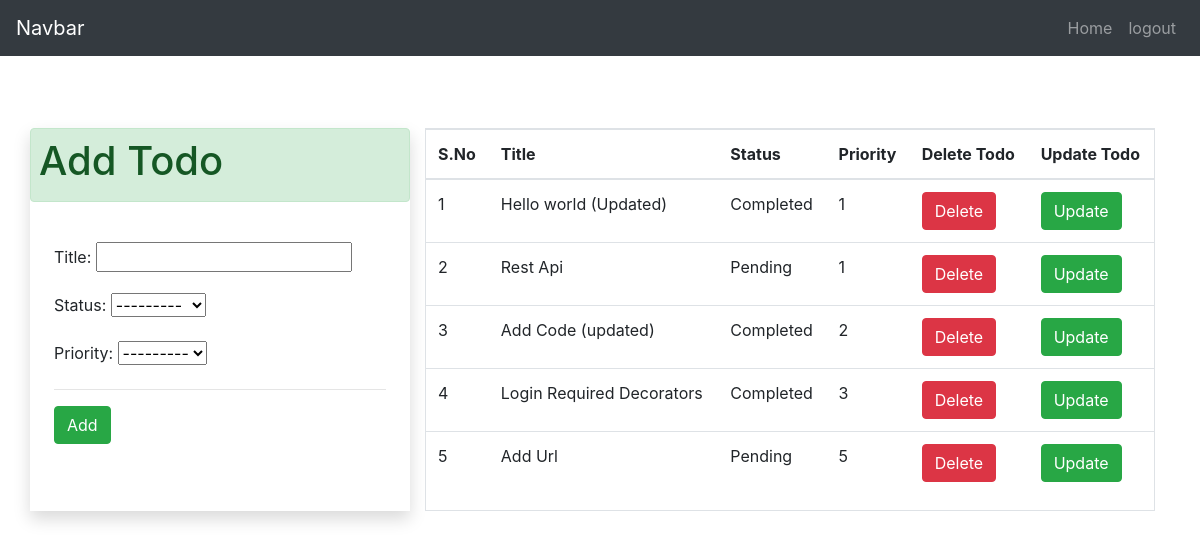
The app's page / (signed in) with its own data.
### app/models.py (models this page shows, shortened)
class TODO (models.Model):
    status_choices=[
        ("Completed","Complete"),
        ("Pending","Pending"),
    ]
    priority_choices=[
        ("1","1"),
        ("2","2"),
        ("3","3"),
        ("4","4"),
        ("5","5"),
    ]
    title=models.CharField(max_length=50)
    status=models.CharField(max_length=50, choices=status_choices)
    user=models.ForeignKey(User, on_delete=models.CASCADE)
    date=models.DateTimeField(auto_now_add=True)
    priority=models.CharField(max_length=50, choices=priority_choices)

### app/views.py (the view)
# urls.py: 2. Add a URL to urlpatterns:  path('', views.home, name='home')
@login_required(login_url="signin")
def home (request):
    if request.user.is_authenticated:
        user=request.user
        tasks=TODO.objects.filter(user=user).order_by("priority")
        form=TodoForm()
        data={
            "form":form,
            "tasks":tasks
        }
        return render(request,"home.html",data)

### app/forms.py
class TodoForm (ModelForm):
    class Meta:
        model=TODO
        fields =("title","status","priority")

### app/templates/home.html (shortened to what this page needs)
{% extends "base.html" %}
    {% block content %}
    <div class="container pt-4">
        <div class="row mt-5 p-0">
            <div class="col-lg-4 mx-auto shadow p-0">
                <div class="alert alert-success p-2" >
                    <h1>Add Todo</h1>
                </div>
                <div class="p-4">
                    <form action="{% url 'add_todo' %}" method="POST">
                        {{form.as_p}}
                        <hr>
                        <input type="submit" class="btn btn-success" value="Add">
                    </form>
                </div>
            </div>
            <div class="col">
                <div class="border">
                    {% if tasks|length == 0 %}
                    <div class="alert alert-success">
                        <h1>No Todo Added</h1>
                    </div>
                    {% else %}
                    <table class="table">
                        <thead>
                            <tr>
                                <th>S.No</th>
                                <th>Title</th>
                                <th>Status</th>
                                <th>Priority</th>
                                <th>Delete Todo</th>
                                <th>Update Todo</th>
                            </tr>
                        </thead>
                        <tbody>
                            {% for task in tasks %}
                            <tr>
                                <td>{{forloop.counter}}</td>
                                <td>{{task.title}}</td>
                                <td>{{task.status}}</td>
                                <td>{{task.priority}}</td>
                                <td><a class="btn btn-danger" href="/delete_todo/{{task.id}}" >Delete</a></td>
                                <td><a class="btn btn-success" href="{% url 'update' task.id %}">Update</a></td>
                            </tr>
                            {% endfor %}
                        </tbody>
                    </table>
                    {% endif %}
                </div>
            </div>
        </div>
    </div>
    {% endblock  %}

### app/templates/base.html (shortened to what this page needs)
<!doctype html>
<html lang="en">
  <head>
    <link rel="stylesheet" href="https://cdn.jsdelivr.net/npm/bootstrap@4.3.1/dist/css/bootstrap.min.css">
  </head>
  <body>
    <nav class="navbar navbar-expand-lg navbar-dark bg-dark">
        <a class="navbar-brand" href="#">Navbar</a>
        <div class="collapse navbar-collapse" id="navbarNavAltMarkup">
          <div class="navbar-nav ml-auto">
            <a class="nav-item nav-link" href="{% url 'home' %}">Home</a>
            {% if not request.user.is_authenticated %}
            <a class="nav-item nav-link" href="{% url 'signup' %}">Signup</a>
            <a class="nav-item nav-link" href="{% url 'signin' %}">Signin</a>
            {% else %}
            <a class="nav-item nav-link" href="{% url 'signout' %}">logout</a>
            {% endif %}
          </div>
        </div>
      </nav>
    <div>
        {% block content %}
        {% endblock %}
    </div>
  </body>
</html>

### records on screen
TODO: title "Hello world (Updated)", status "Completed", priority "1"
TODO: title "Rest Api", status "Pending", priority "1"
TODO: title "Add Code (updated)", status "Completed", priority "2"
TODO: title "Login Required Decorators", status "Completed", priority "3"
TODO: title "Add Url", status "Pending", priority "5"
